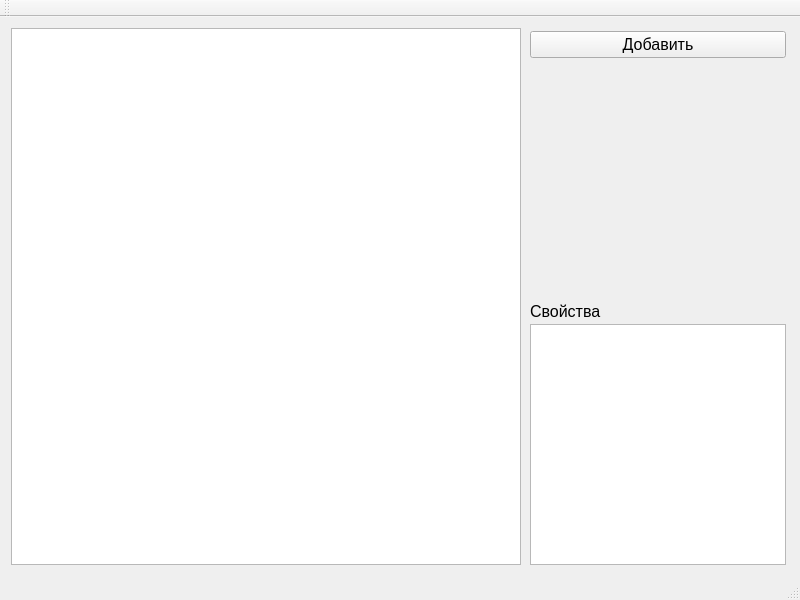
<?xml version="1.0" encoding="UTF-8"?>
<ui version="4.0">
 <class>MainForm</class>
 <widget class="QMainWindow" name="MainForm">
  <property name="geometry">
   <rect>
    <x>0</x>
    <y>0</y>
    <width>800</width>
    <height>600</height>
   </rect>
  </property>
  <property name="font">
   <font>
    <family>Tahoma</family>
    <pointsize>12</pointsize>
   </font>
  </property>
  <property name="windowTitle">
   <string>MainForm</string>
  </property>
  <widget class="QWidget" name="centralWidget">
   <layout class="QGridLayout" name="gridLayout">
    <item row="0" column="0">
     <widget class="QGraphicsView" name="screen"/>
    </item>
    <item row="0" column="1">
     <widget class="QFrame" name="frame">
      <property name="sizePolicy">
       <sizepolicy hsizetype="Fixed" vsizetype="Preferred">
        <horstretch>0</horstretch>
        <verstretch>0</verstretch>
       </sizepolicy>
      </property>
      <property name="frameShape">
       <enum>QFrame::NoFrame</enum>
      </property>
      <property name="frameShadow">
       <enum>QFrame::Raised</enum>
      </property>
      <layout class="QVBoxLayout" name="verticalLayout">
       <property name="spacing">
        <number>3</number>
       </property>
       <property name="leftMargin">
        <number>3</number>
       </property>
       <property name="topMargin">
        <number>3</number>
       </property>
       <property name="rightMargin">
        <number>3</number>
       </property>
       <property name="bottomMargin">
        <number>0</number>
       </property>
       <item>
        <widget class="QPushButton" name="btnAddDevice">
         <property name="text">
          <string>Добавить</string>
         </property>
        </widget>
       </item>
       <item>
        <spacer name="verticalSpacer">
         <property name="orientation">
          <enum>Qt::Vertical</enum>
         </property>
         <property name="sizeHint" stdset="0">
          <size>
           <width>20</width>
           <height>40</height>
          </size>
         </property>
        </spacer>
       </item>
       <item>
        <widget class="QLabel" name="label">
         <property name="text">
          <string>Свойства</string>
         </property>
        </widget>
       </item>
       <item>
        <widget class="QTableView" name="tableParams">
         <property name="sizePolicy">
          <sizepolicy hsizetype="Minimum" vsizetype="Expanding">
           <horstretch>0</horstretch>
           <verstretch>0</verstretch>
          </sizepolicy>
         </property>
        </widget>
       </item>
      </layout>
     </widget>
    </item>
   </layout>
  </widget>
  <widget class="QMenuBar" name="menuBar">
   <property name="geometry">
    <rect>
     <x>0</x>
     <y>0</y>
     <width>800</width>
     <height>18</height>
    </rect>
   </property>
  </widget>
  <widget class="QToolBar" name="mainToolBar">
   <attribute name="toolBarArea">
    <enum>TopToolBarArea</enum>
   </attribute>
   <attribute name="toolBarBreak">
    <bool>false</bool>
   </attribute>
  </widget>
  <widget class="QStatusBar" name="statusBar"/>
 </widget>
 <layoutdefault spacing="6" margin="11"/>
 <resources/>
 <connections/>
</ui>
